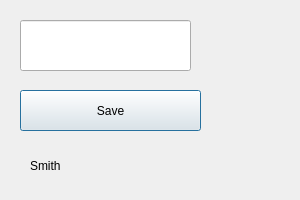
<?xml version="1.0" encoding="UTF-8"?>
<ui version="4.0">
 <class>Dialog</class>
 <widget class="QDialog" name="Dialog">
  <property name="geometry">
   <rect>
    <x>0</x>
    <y>0</y>
    <width>300</width>
    <height>200</height>
   </rect>
  </property>
  <property name="minimumSize">
   <size>
    <width>300</width>
    <height>200</height>
   </size>
  </property>
  <property name="maximumSize">
   <size>
    <width>300</width>
    <height>200</height>
   </size>
  </property>
  <property name="windowTitle">
   <string>GUI PyQt</string>
  </property>
  <widget class="QLineEdit" name="input_name">
   <property name="geometry">
    <rect>
     <x>20</x>
     <y>20</y>
     <width>171</width>
     <height>51</height>
    </rect>
   </property>
  </widget>
  <widget class="QPushButton" name="button_save">
   <property name="geometry">
    <rect>
     <x>20</x>
     <y>90</y>
     <width>181</width>
     <height>41</height>
    </rect>
   </property>
   <property name="text">
    <string>Save</string>
   </property>
  </widget>
  <widget class="QLabel" name="label_name">
   <property name="geometry">
    <rect>
     <x>30</x>
     <y>150</y>
     <width>161</width>
     <height>31</height>
    </rect>
   </property>
   <property name="text">
    <string>Smith</string>
   </property>
  </widget>
 </widget>
 <resources/>
 <connections/>
</ui>
